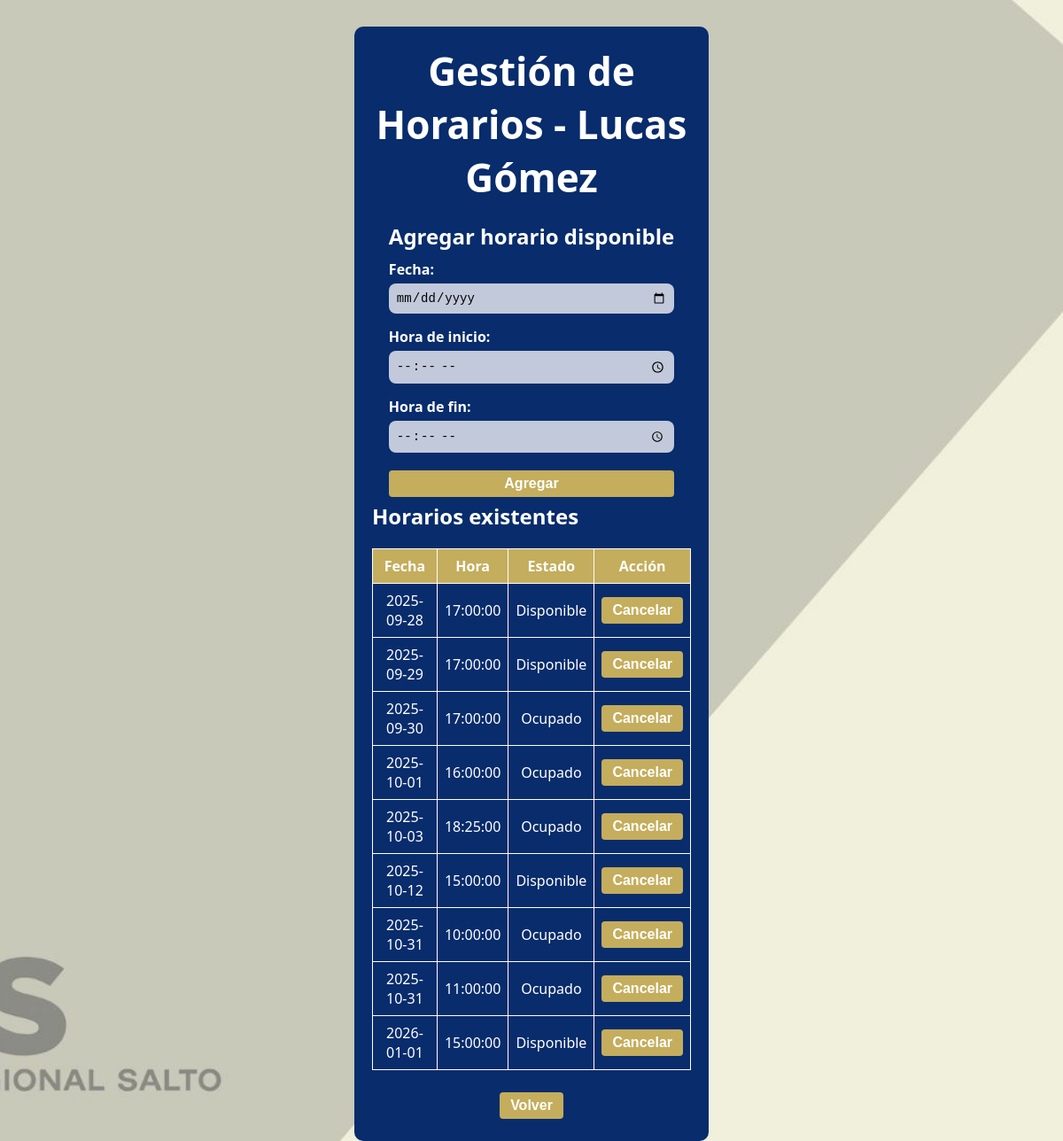
/Doctores/GestionHorarios.php (signed in), run on an earlier commit of the app's database.
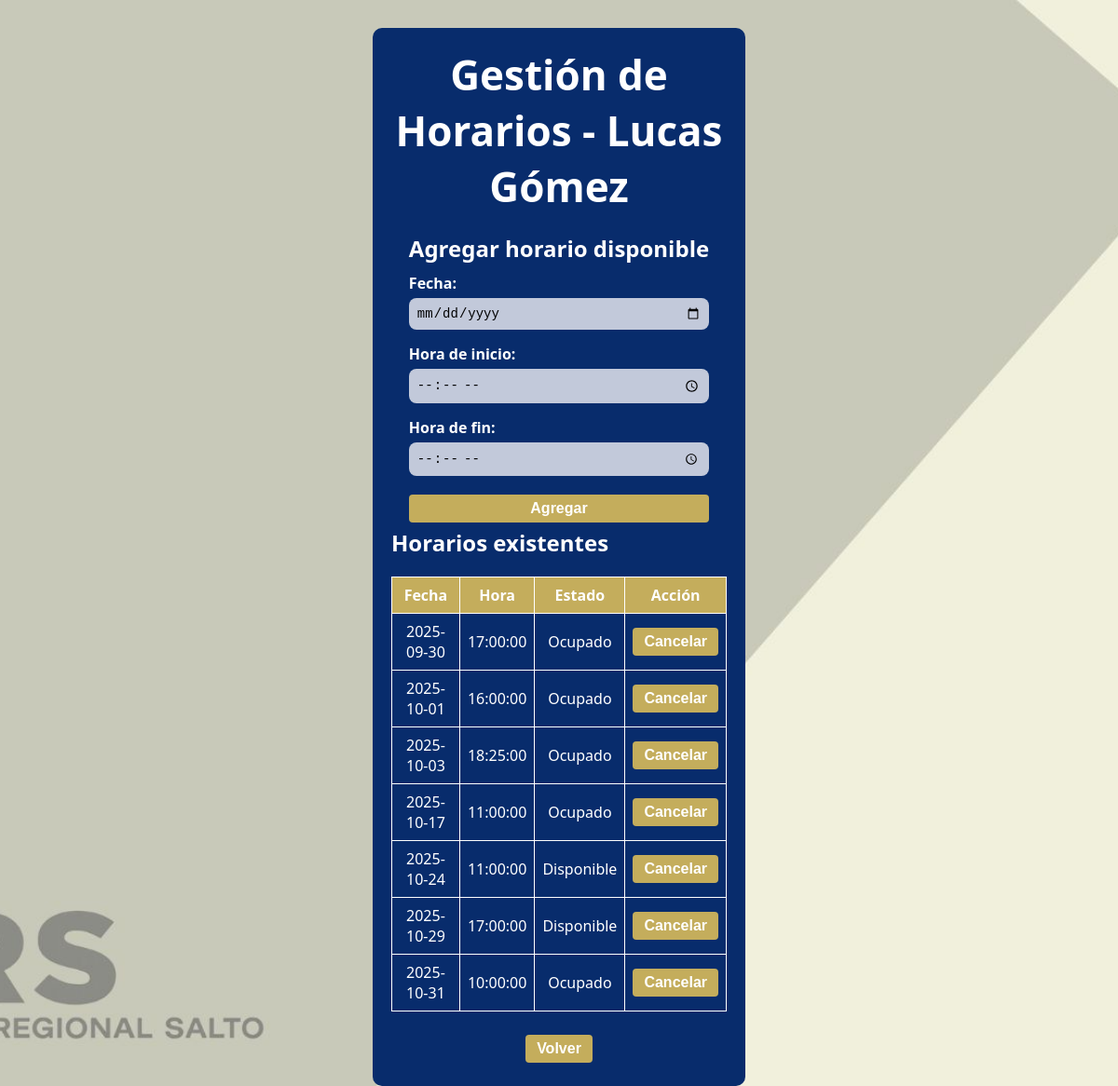
And on a later commit of the database.
### tables this page shows
CREATE TABLE `consulta` (
  `ID_Consulta` int(11) NOT NULL,
  `Cedula_D` int(11) NOT NULL,
  `ID_Especialidad` int(11) NOT NULL,
  `Fecha_Consulta` date NOT NULL,
  `Horario` time NOT NULL,
  `Cedula_P` int(11) DEFAULT NULL,
  `Estado` enum('Disponible','Ocupado','Cancelado') NOT NULL DEFAULT 'Disponible'
);

### Doctores/GestionHorarios.php (the view, shortened to what this page needs)
<?php
include '../Base de datos/Conexion.php';
$usuario_sesion = $_SESSION['usuario'];
$stmt = $conn->prepare("SELECT Cedula_D, Nombre_D FROM doctor WHERE Usuario_D=?");
$stmt->bind_param("s", $usuario_sesion);
$stmt->execute();
$row = $stmt->get_result()->fetch_assoc();
$cedula_doctor = $row['Cedula_D'];
$nombre_doctor = $row['Nombre_D'];
$fechaSeleccionada = isset($_GET['fecha']) ? $_GET['fecha'] : '';
?>
<!DOCTYPE html>
<html lang="es">
<head>
    <link rel="stylesheet" href="../Administradores/estiloL.css">
    <link rel="stylesheet" href="../Administradores/Estilo.css">
</head>
<body>
<div class="cuadrado">
    <div class="titulo">
        <h1>Gestión de Horarios - <?php echo htmlspecialchars($nombre_doctor); ?></h1>
    </div>
    <div class="formulario-horario">
        <h2 style="color:white;">Agregar horario disponible</h2>
        <form method="post">
            <label>Fecha:
                <input type="date" name="fecha" value="<?php echo htmlspecialchars($fechaSeleccionada); ?>" required>
            </label>
            <label>Hora de inicio:
                <input type="time" name="hora_inicio" required>
            </label>
            <label>Hora de fin:
                <input type="time" name="hora_fin" required>
            </label>
            <button type="submit">Agregar</button>
        </form>
    </div>
    <div class="lista-horarios">
        <h2 style="color:white;">Horarios existentes</h2>
        <table>
            <tr>
                <th>Fecha</th>
                <th>Hora</th>
                <th>Estado</th>
                <th>Acción</th>
            </tr>
            <?php
            $sql = "SELECT ID_Consulta, Fecha_Consulta, Horario, Estado
                    FROM consulta
                    WHERE Cedula_D=?
                    ORDER BY Fecha_Consulta, Horario";
            $stmt = $conn->prepare($sql);
            $stmt->bind_param("i", $cedula_doctor);
            $stmt->execute();
            $result = $stmt->get_result();
            while($row = $result->fetch_assoc()){
                echo "<tr>
                        <td>{$row['Fecha_Consulta']}</td>
                        <td>{$row['Horario']}</td>
                        <td>{$row['Estado']}</td>
                        <td>
                            <form method='post' action='CancelarTurno.php' style='display:inline;'>
                                <input type='hidden' name='id' value='{$row['ID_Consulta']}'>
                                <button type='submit' onclick='return confirm(\"¿Cancelar este turno?\");'>Cancelar</button>
                            </form>
                        </td>
                      </tr>";
            }
            ?>
        </table>
    </div>
    <div style="text-align:center; margin-top:20px;">
        <button onclick="window.history.back();">Volver</button>
    </div>
</div>
</body>
</html>

What changed in the data, as far as the page shows it:
removed consulta: Fecha_Consulta "2025-10-12", Horario "15:00:00", Estado "Disponible"
removed consulta: Fecha_Consulta "2025-10-31", Horario "11:00:00", Estado "Ocupado"
removed consulta: Fecha_Consulta "2026-01-01", Horario "15:00:00", Estado "Disponible"
added consulta: Fecha_Consulta "2025-10-17", Horario "11:00:00", Estado "Ocupado"
changed consulta (number 5 of 7 on the later page): Fecha_Consulta "2025-09-29" → "2025-10-24"; Horario "17:00:00" → "11:00:00"; moves down the list
changed consulta (number 6 of 7 on the later page): Fecha_Consulta "2025-09-28" → "2025-10-29"; moves down the list
